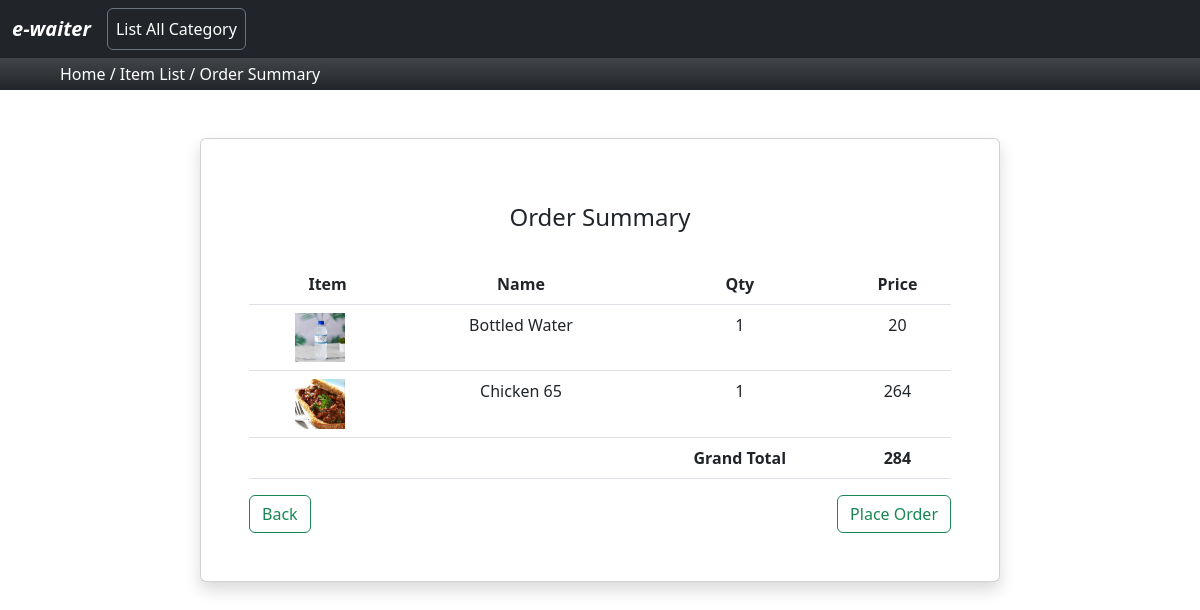
Screenshot of /checkoutitem/7 with the database file from the repository.
### order/models.py (models this page shows, shortened)
class Orders(models.Model):
    customer_name = models.CharField(max_length=150,null=True,blank=True)
    table = models.ForeignKey(Tables,on_delete=models.CASCADE)
    item = models.ForeignKey(Items, on_delete=models.CASCADE)
    quantity=models.IntegerField(null=False,blank=False)
    created_at=models.DateTimeField(auto_now_add=True)
    delivered=models.BooleanField(default=False,help_text="0-Processing, 1-Delivered")
    order_note = models.CharField(max_length=250,null=True,blank=True)
    ordered=models.BooleanField(default=False,help_text="0-Default, 1-order placed")

class Items(models.Model):
    item_name=models.CharField(max_length=150)
    category=models.ManyToManyField(Categories)
    initial_stock=models.IntegerField()
    item_remain=models.IntegerField()
    item_price=models.FloatField()
    item_description = models.CharField(max_length=250,null=True)
    image=models.ImageField(upload_to=get_file_path,null=True,blank=True)
    status=models.BooleanField(default=False,help_text="0-in stock, 1-out of stock")
    ordered=models.BooleanField(default=False,help_text="0-not selected, 1-selected")
    selected_itm=models.IntegerField(default=0)

### order/views.py (the view)
# urls.py: path('checkoutitem/<table>',views.checkoutitem,name='checkoutitem'),
def checkoutitem(request,table):
    deli=Delivered.objects.filter(table_id=table).first()
    order=Orders.objects.filter(table_id=table).first()
    cartitem = Orders.objects.filter(table_id=table)
    total_price=0
    for i in cartitem:
        total_price = total_price + (i.item.item_price * i.quantity)
    context={
        'table':table,
        'cartitem': cartitem,
        'total_price':total_price
    }
    if deli :
        return render(request,"nextOrder/displayOrderedItem2.html",context)
    elif order:
        return render(request,"displayOrderedItem.html",context)
    else:
        return render(request,"displayOrderedItem.html",context)

### templates/nextOrder/displayOrderedItem2.html
{% extends 'main.html' %}
{% block content %}
{% include 'inc/navbar.html' %}
<div class="bg-dark bg-gradient text-white  py-1 px-5  d-grid " >
    <div class="container">
        <a class="text-white"  href="/">Home /</a>
        <a class="text-white"  href="{% url 'tableselect' table %}">Item List /</a>
        <a class="text-white"  href="#">Order Summary </a>
    </div>
</div>
<div class="col-md-8 mx-auto mt-5">
    <div class="card shadow mb-5">
        <div class="card-body mt-2 p-5 ">
            <h4 class="text-center  p-2 mb-4   font-weight-bold">Order Summary</h4>
            {% if cartitem %}
                <table class="table table-hover text-center table-bordereds table-stripeds">
                    <thead>
                        <tr>
                            <th>Item</th>
                            <th>Name</th>
                            <th>Qty</th>
                            <th>Price</th>
                        </tr>
                    </thead>
                    <tbody>
                        {% for i in cartitem %}
                            <tr>
                                <td>
                                    <img src="{{ i.item.image.url}}" class='me-3' width="50px">
                                </td>
                                <td>{{i.item.item_name }}</td>
                                <td>{{i.quantity }}</td>
                                <td>{{i.item.item_price|stringformat:'d' }}</td>
                            </tr>
                        {% endfor %}
                        <tr class="fw-bold my-4">
                            <td></td>
                            <td></td>
                            <td >Grand Total</td>
                            <td>{{total_price |stringformat:'d'}}   </td>
                        </tr>
                    </tbody>
                </table>
                <a href="{% url 'placeOrder' table %}" class="btn btn-outline-success float-end">Place Order</a>
                <a href="{% url 'nextorder' table %}" class="btn btn-outline-success">Back</a>
            {% else %}
                <div class="text-center">
                    <hr>
                    <h4 >Your order table is empty</h4>
                </div>
            {% endif %}
        </div>
    </div>
</div>
{% endblock content %}

### static/css/custom.css (style rules this page uses)
a { text-decoration: none; color: black; }

### rows the page displays
Orders: item.image (picture), item.item_name "Bottled Water", quantity "1", item.item_price "20"
Orders: item.image (picture), item.item_name "Chicken 65", quantity "1", item.item_price "264"

### other values shown
{{ total_price |stringformat:'d' }} "284"
